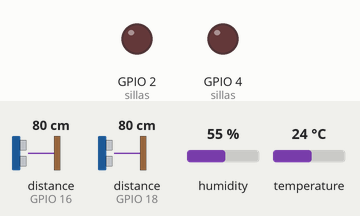
Recording of a sketch running on a simulated ESP32. Shown: output pins drawn as LEDs (lit = HIGH). Wiring (from diagram.json): 2 × ultrasonic range finder: trigger GPIO 5, echo GPIO 18 / trigger GPIO 17, echo GPIO 16. The test bench sets the inputs (shaded band); at power-on: distance to the obstacle (sensors on GPIO 16, GPIO 18) 80 cm, humidity 55 %, temperature 24 °C. The echo pulse lasts 58.3 µs per cm; WiFi joins after 1.5 s; servers stay silent unless stated; random numbers use the default seed unless the sketch sets one; no MQTT or app messages arrive unless stated; pins used as bus, display or sensor lines are not drawn; what the sketch prints to the serial monitor is not drawn.

Above: at 2.7 s.
2.8 s: distance to the obstacle (sensor on GPIO 16) set to 73 cm
11.7 s: distance to the obstacle (sensor on GPIO 16) set to 67 cm
At 12.4 s:
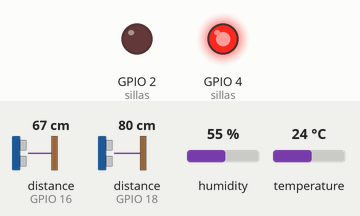
13.2 s: distance to the obstacle (sensor on GPIO 18) set to 75 cm
14.7 s: distance to the obstacle (sensor on GPIO 18) set to 66 cm
At 15.6 s:
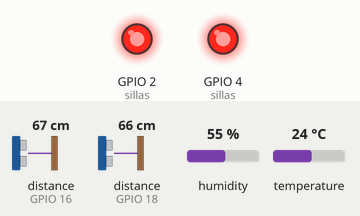
16.3 s: distance to the obstacle (sensor on GPIO 16) set to 120 cm
At 16.8 s:
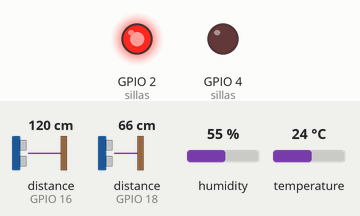
17.8 s: distance to the obstacle (sensor on GPIO 16) set to 2 cm
At 19.1 s:
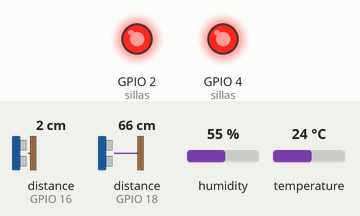
Timing chart, 0 to 20.4 s (numbered marks = the images above; inputs shaded):
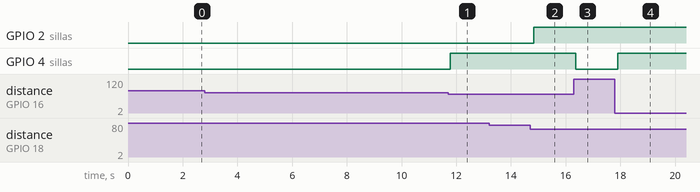

The sketch:

sketch.ino
```cpp
/*
 * U3 - Nodo IoT de la Barbería "La Clásica" (ESP32, simulado en Wokwi).
 *
 * Percepción: 2 sensores ultrasónicos HC-SR04 (uno por silla) + DHT22 (temperatura y humedad).
 * Edge:       el ESP32 decide si la silla está ocupada (distancia < UMBRAL_CM) y enciende un LED.
 * Transmisión: Wi-Fi + MQTT. Publica solo cuando cambia el estado o cada LATIDO_MS.
 *
 * Tópicos:
 *   laclasica/sillas/{id}/estado  {"ocupada":true,"distanciaCm":41.3,"dispositivo":"esp32-sillas"}
 *   laclasica/ambiente            {"temperatura":24.6,"humedad":58.2,"dispositivo":"esp32-sillas"}
 */
#include <WiFi.h>
#include <PubSubClient.h>
#include "DHTesp.h"

// ── Configuración ────────────────────────────────────────────────────────────
const char* WIFI_SSID = "Wokwi-GUEST";
const char* WIFI_PASS = "";
// Wokwi solo llega a brokers públicos. Usa el mismo prefijo en MQTT_TOPIC_PREFIX del sistema.
const char* MQTT_HOST = "broker.hivemq.com";
const int   MQTT_PORT = 1883;
const char* PREFIJO   = "laclasica";
const char* DISPOSITIVO = "esp32-sillas";

const float UMBRAL_CM = 70.0;          // más cerca que esto = hay una persona sentada
const unsigned long LATIDO_MS = 20000; // reenvío periódico aunque no cambie el estado
const unsigned long AMBIENTE_MS = 10000;

struct Silla {
  int id;      // = id del barbero en el sistema ("SILLA #id" en recepción)
  int trig;
  int echo;
  int led;
  int publicado;  // -1 = nunca, 0 = libre, 1 = ocupada
  unsigned long ultimoEnvio;
};

Silla sillas[] = {
  {1, 5, 18, 2, -1, 0},
  {2, 17, 16, 4, -1, 0},
};
const int N_SILLAS = sizeof(sillas) / sizeof(sillas[0]);
const int PIN_DHT = 15;

WiFiClient wifi;
PubSubClient mqtt(wifi);
DHTesp dht;
unsigned long ultimoAmbiente = 0;

float medirDistanciaCm(int trig, int echo) {
  digitalWrite(trig, LOW);
  delayMicroseconds(2);
  digitalWrite(trig, HIGH);
  delayMicroseconds(10);
  digitalWrite(trig, LOW);
  long duracion = pulseIn(echo, HIGH, 30000);  // timeout ~5 m
  if (duracion == 0) return 400.0;
  return duracion * 0.0343 / 2.0;
}

void conectarWifi() {
  WiFi.begin(WIFI_SSID, WIFI_PASS);
  Serial.print("Conectando Wi-Fi");
  while (WiFi.status() != WL_CONNECTED) {
    delay(250);
    Serial.print(".");
  }
  Serial.println(" OK");
}

void conectarMqtt() {
  while (!mqtt.connected()) {
    String id = String("laclasica-esp32-") + String(random(0xffff), HEX);
    Serial.print("Conectando MQTT... ");
    if (mqtt.connect(id.c_str())) {
      Serial.println("OK");
    } else {
      Serial.printf("falló (rc=%d), reintento en 2 s\n", mqtt.state());
      delay(2000);
    }
  }
}

void publicarSilla(Silla& s, bool ocupada, float distancia) {
  char topico[64];
  char payload[128];
  snprintf(topico, sizeof(topico), "%s/sillas/%d/estado", PREFIJO, s.id);
  snprintf(payload, sizeof(payload), "{\"ocupada\":%s,\"distanciaCm\":%.1f,\"dispositivo\":\"%s\"}",
           ocupada ? "true" : "false", distancia, DISPOSITIVO);
  mqtt.publish(topico, payload);
  Serial.printf("-> %s %s\n", topico, payload);
}

void setup() {
  Serial.begin(115200);
  for (int i = 0; i < N_SILLAS; i++) {
    pinMode(sillas[i].trig, OUTPUT);
    pinMode(sillas[i].echo, INPUT);
    pinMode(sillas[i].led, OUTPUT);
  }
  dht.setup(PIN_DHT, DHTesp::DHT22);
  conectarWifi();
  mqtt.setServer(MQTT_HOST, MQTT_PORT);
}

void loop() {
  if (!mqtt.connected()) conectarMqtt();
  mqtt.loop();
  unsigned long ahora = millis();

  for (int i = 0; i < N_SILLAS; i++) {
    Silla& s = sillas[i];
    float distancia = medirDistanciaCm(s.trig, s.echo);
    bool ocupada = distancia < UMBRAL_CM;  // decisión en el borde (edge)
    digitalWrite(s.led, ocupada ? HIGH : LOW);
    if ((int)ocupada != s.publicado || ahora - s.ultimoEnvio >= LATIDO_MS) {
      publicarSilla(s, ocupada, distancia);
      s.publicado = ocupada;
      s.ultimoEnvio = ahora;
    }
  }

  if (ahora - ultimoAmbiente >= AMBIENTE_MS) {
    TempAndHumidity th = dht.getTempAndHumidity();
    if (!isnan(th.temperature)) {
      char topico[64];
      char payload[128];
      snprintf(topico, sizeof(topico), "%s/ambiente", PREFIJO);
      snprintf(payload, sizeof(payload), "{\"temperatura\":%.1f,\"humedad\":%.1f,\"dispositivo\":\"%s\"}",
               th.temperature, th.humidity, DISPOSITIVO);
      mqtt.publish(topico, payload);
      Serial.printf("-> %s %s\n", topico, payload);
    }
    ultimoAmbiente = ahora;
  }
  delay(500);
}
```

Measured:
- the behaviour switches between 71 and 70 cm on distance to the obstacle (sensor on GPIO 16) (found by bisection; images 0 and 1)
- the behaviour switches between 71 and 70 cm on distance to the obstacle (sensor on GPIO 18) (found by bisection; images 1 and 2)
- after the input at 2.8 s, every drawn part: stays the same
- after the input at 11.7 s, GPIO 4 (sillas): LOW → HIGH after 0.08 s
- after the input at 13.2 s, every drawn part: stays the same
- after the input at 14.7 s, GPIO 2 (sillas): LOW → HIGH after 0.14 s
- after the input at 16.3 s, GPIO 4 (sillas): HIGH → LOW after 0.08 s
- after the input at 17.8 s, GPIO 4 (sillas): LOW → HIGH after 0.11 s
